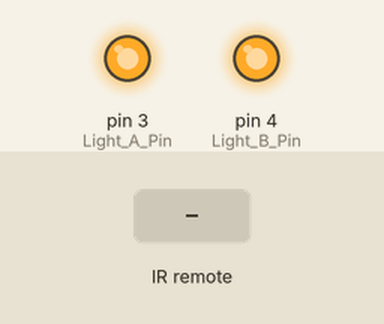
Simulated run of this sketch. Board: Arduino Uno, built with avr-gcc and run on an emulated ATmega328P. On the bench: output pins drawn as LEDs (lit = HIGH). Inputs (shaded band) come from the test bench.

Above: at 1.2 s.
1.3 s: infrared code 0xC2CA827D received
At 2.6 s:
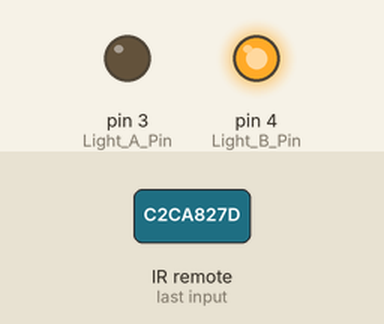
2.9 s: infrared code 0xC2CA42BD received
At 3.8 s:
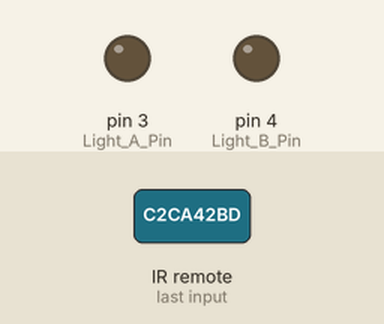
4.5 s: infrared code 0xC2CA827D received
At 5.1 s:
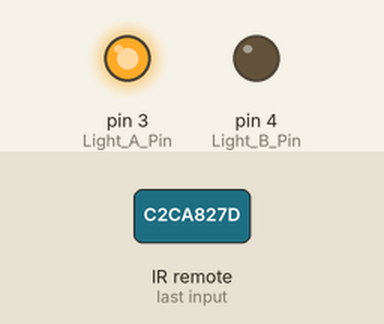
6.1 s: infrared code 0xC2CAC23D received
At 7.5 s:
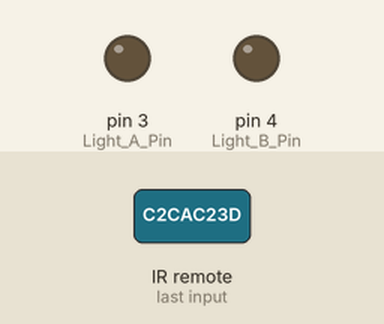
Timing chart, 0 to 8.7 s (numbered marks = the images above; inputs shaded):
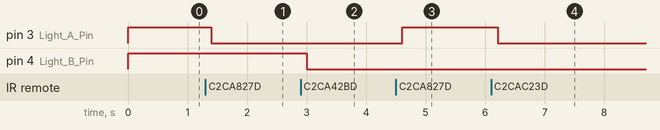

The sketch:

Main.ino
```cpp
#include <IRremote.h>

const int IR_Receiver_Pin = 9;
const int Light_A_Pin = 3;
const int Light_B_Pin = 4;

IRrecv irrecv(IR_Receiver_Pin);
decode_results results;

const unsigned long Remote_Button_Number_1 = 3268051581; // SAMSUNG remote controller - button number 1
const unsigned long Remote_Button_Number_2 = 3268035261; // SAMSUNG remote controller - button number 2
const unsigned long Remote_Button_Number_3 = 3268067901; // SAMSUNG remote controller - button number 3

int Remote_Button_Number_1_State = HIGH;
int Remote_Button_Number_2_State = HIGH;
int Remote_Button_Number_3_State = HIGH;

void controlLights(decode_results results);

void setup(){
    pinMode(Light_A_Pin, OUTPUT);
    pinMode(Light_B_Pin, OUTPUT);

    digitalWrite(Light_A_Pin, Remote_Button_Number_1_State);
    digitalWrite(Light_B_Pin, Remote_Button_Number_2_State);

    irrecv.enableIRIn();
}

void loop(){
    if(irrecv.decode(&results)){
        controlLights(results);
        irrecv.resume();
    }

    delay(200);
}

void controlLights(decode_results results){
    switch(results.value){
        case Remote_Button_Number_1:
            Remote_Button_Number_1_State = !Remote_Button_Number_1_State;
            digitalWrite(Light_A_Pin, Remote_Button_Number_1_State);
        break;

        case Remote_Button_Number_2:
            Remote_Button_Number_2_State = !Remote_Button_Number_2_State;
            digitalWrite(Light_B_Pin, Remote_Button_Number_2_State);
        break;

        case Remote_Button_Number_3:
            Remote_Button_Number_3_State = !Remote_Button_Number_3_State;
            digitalWrite(Light_A_Pin, Remote_Button_Number_3_State);
            digitalWrite(Light_B_Pin, Remote_Button_Number_3_State);
        break;
    }
}
```

Measured:
- after the input at 1.3 s, pin 3 (Light_A_Pin): HIGH → LOW after 0.10 s
- after the input at 2.9 s, pin 4 (Light_B_Pin): HIGH → LOW after 0.10 s
- after the input at 4.5 s, pin 3 (Light_A_Pin): LOW → HIGH after 0.10 s
- after the input at 6.1 s, pin 3 (Light_A_Pin): HIGH → LOW after 0.11 s
